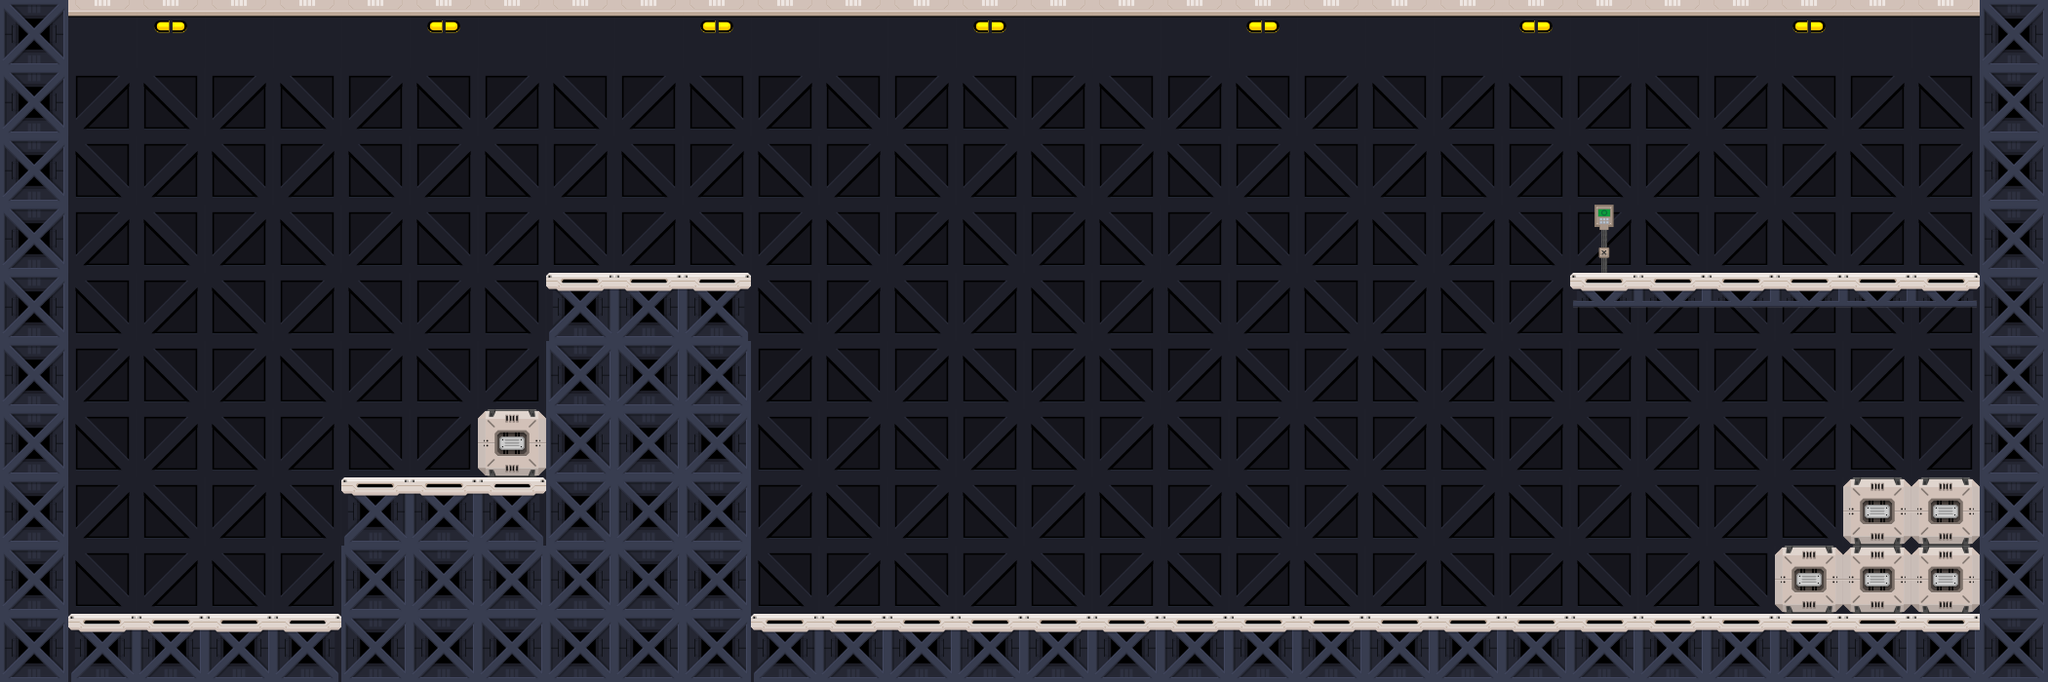

This game map was drawn from its Tiled (.tmx) file and the tilesets committed beside it. A one-line description and the full map source follow:
An orthogonal 30x10 tile map with 70x70 px tiles, 2 tile layers (background, level).

<map version="1.0" orientation="orthogonal" renderorder="right-down" width="30" height="10" tilewidth="70" tileheight="70" nextobjectid="1">
 <tileset firstgid="1" name="lab_tilesheet" tilewidth="70" tileheight="70" spacing="1" tilecount="42" columns="6">
  <image source="lab_tilesheet.png" width="425" height="496" />
 </tileset>
 <layer name="background" width="30" height="10">
  <data encoding="csv">
14,14,13,14,14,14,13,14,14,14,13,14,14,14,13,14,14,14,13,14,14,14,13,14,14,14,13,14,14,14,
9,3,9,3,9,3,9,3,9,3,9,3,9,3,9,3,9,3,9,3,9,3,9,3,9,3,9,3,9,3,
3,9,3,9,3,9,3,9,3,9,3,9,3,9,3,9,3,9,3,9,3,9,3,9,3,9,3,9,3,9,
9,3,9,3,9,3,9,3,9,3,9,3,9,3,9,3,9,3,9,3,9,3,9,3,9,3,9,3,9,3,
3,9,3,9,3,9,3,9,3,9,3,9,3,9,3,9,3,9,3,9,3,9,3,9,3,9,3,9,3,9,
9,3,9,3,9,3,9,3,9,3,9,3,9,3,9,3,9,3,9,3,9,3,9,3,9,3,9,3,9,3,
3,9,3,9,3,9,3,9,3,9,3,9,3,9,3,9,3,9,3,9,3,9,3,9,3,9,3,9,3,9,
9,3,9,3,9,3,9,3,9,3,9,3,9,3,9,3,9,3,9,3,9,3,9,3,9,3,9,3,9,3,
3,9,3,9,3,9,3,9,3,9,3,9,3,9,3,9,3,9,3,9,3,9,3,9,3,9,3,9,3,9,
9,3,9,3,9,3,9,3,9,3,9,3,9,3,9,3,9,3,9,3,9,3,9,3,9,3,9,3,9,3
</data>
 </layer>
 <layer name="level" width="30" height="10">
  <data encoding="csv">
32,14,13,14,14,14,13,14,14,14,13,14,14,14,13,14,14,14,13,14,14,14,13,14,14,14,13,14,14,32,
32,3,9,3,9,3,9,3,9,3,9,3,9,3,0,0,0,0,0,0,0,0,0,0,9,3,9,3,9,32,
32,9,3,9,3,9,3,9,3,9,3,9,3,9,0,0,0,0,0,0,0,9,3,9,3,9,3,9,3,32,
32,3,9,3,9,3,9,3,0,0,0,0,9,3,0,0,0,0,0,0,0,3,9,5,9,3,9,3,9,32,
32,9,3,9,3,9,3,9,17,23,29,9,3,9,3,9,3,9,3,9,3,9,3,24,30,30,30,30,36,32,
32,3,9,3,9,3,9,3,32,32,32,3,9,3,9,3,9,3,9,3,9,3,9,3,9,3,9,3,9,32,
32,9,3,9,3,9,3,21,32,32,32,9,3,9,3,9,3,9,3,9,3,9,3,9,3,9,3,9,0,32,
32,3,9,3,9,17,23,29,32,32,32,3,9,3,9,3,9,3,9,3,9,3,9,0,0,3,9,21,21,32,
32,0,3,9,3,32,32,32,32,32,32,9,3,9,3,9,3,9,3,9,3,9,3,0,3,9,21,21,21,32,
32,17,23,23,29,32,32,32,32,32,32,17,23,23,23,23,23,23,23,23,23,23,23,23,23,23,23,23,23,32
</data>
 </layer>
</map>